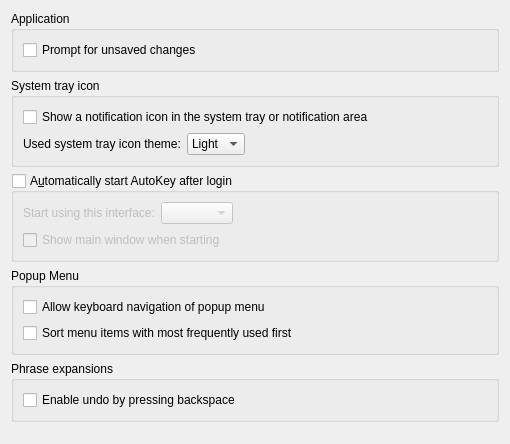
<?xml version="1.0" encoding="UTF-8"?>
<ui version="4.0">
 <class>general_settings</class>
 <widget class="QWidget" name="general_settings">
  <property name="geometry">
   <rect>
    <x>0</x>
    <y>0</y>
    <width>510</width>
    <height>444</height>
   </rect>
  </property>
  <property name="windowTitle">
   <string>Form</string>
  </property>
  <layout class="QVBoxLayout" name="verticalLayout_4">
   <item>
    <widget class="QGroupBox" name="application_groupbox">
     <property name="title">
      <string>Application</string>
     </property>
     <layout class="QVBoxLayout" name="verticalLayout">
      <item>
       <widget class="QCheckBox" name="prompt_to_save_checkbox">
        <property name="toolTip">
         <string>If checked, ask if changes should be saved or not.
If unchecked, always save changes without asking.</string>
        </property>
        <property name="text">
         <string>Prompt for unsaved changes</string>
        </property>
       </widget>
      </item>
     </layout>
    </widget>
   </item>
   <item>
    <widget class="QGroupBox" name="system_tray_groupbox">
     <property name="title">
      <string>System tray icon</string>
     </property>
     <layout class="QGridLayout" name="gridLayout_2">
      <item row="1" column="2">
       <spacer name="system_tray_horizontal_spacer">
        <property name="orientation">
         <enum>Qt::Horizontal</enum>
        </property>
        <property name="sizeHint" stdset="0">
         <size>
          <width>40</width>
          <height>20</height>
         </size>
        </property>
       </spacer>
      </item>
      <item row="1" column="1">
       <widget class="QComboBox" name="system_tray_icon_theme_combobox">
        <property name="toolTip">
         <string>Choose between a light and a dark icon theme.</string>
        </property>
        <item>
         <property name="text">
          <string>Light</string>
         </property>
         <property name="icon">
          <iconset theme="autokey-status"/>
         </property>
        </item>
        <item>
         <property name="text">
          <string>Dark</string>
         </property>
         <property name="icon">
          <iconset theme="autokey-status-dark"/>
         </property>
        </item>
       </widget>
      </item>
      <item row="1" column="0">
       <widget class="QLabel" name="system_tray_icon_theme_label">
        <property name="text">
         <string>Used system tray icon theme:</string>
        </property>
       </widget>
      </item>
      <item row="0" column="0" colspan="3">
       <widget class="QCheckBox" name="show_tray_checkbox">
        <property name="toolTip">
         <string>Enabling this places an icon in the desktop system tray or notification area.
The icon can be used to show the main window.
It also provides access to scripts and phrases marked for display in the tray icon context menu.</string>
        </property>
        <property name="text">
         <string>Show a notification icon in the system tray or notification area</string>
        </property>
       </widget>
      </item>
     </layout>
    </widget>
   </item>
   <item>
    <widget class="QGroupBox" name="autostart_groupbox">
     <property name="toolTip">
      <string>Enable to automatically start AutoKey after logging in.</string>
     </property>
     <property name="whatsThis">
      <string>&lt;html&gt;&lt;head/&gt;&lt;body&gt;&lt;p&gt;Enabling this option places a &lt;span style=&quot; font-weight:600;&quot;&gt;autokey.desktop&lt;/span&gt; file into the autostart folder inside the user folder. It can be found in  &lt;a href=&quot;file://$XDG_CONFIG_HOME/autostart&quot;&gt;&lt;span style=&quot; text-decoration: underline; color:#2980b9;&quot;&gt;$XDG_CONFIG_HOME/autostart&lt;/span&gt;&lt;/a&gt;. &lt;/p&gt;&lt;/body&gt;&lt;/html&gt;</string>
     </property>
     <property name="title">
      <string>A&amp;utomatically start AutoKey after login</string>
     </property>
     <property name="checkable">
      <bool>true</bool>
     </property>
     <property name="checked">
      <bool>false</bool>
     </property>
     <layout class="QGridLayout" name="gridLayout">
      <item row="0" column="2">
       <spacer name="horizontal_spacer">
        <property name="orientation">
         <enum>Qt::Horizontal</enum>
        </property>
        <property name="sizeHint" stdset="0">
         <size>
          <width>40</width>
          <height>20</height>
         </size>
        </property>
       </spacer>
      </item>
      <item row="1" column="0" colspan="3">
       <widget class="QCheckBox" name="autostart_show_main_window_checkbox">
        <property name="toolTip">
         <string>If checked, start in the foreground by showing the main window.
If unchecked, start in the background.</string>
        </property>
        <property name="text">
         <string>Show main window when starting</string>
        </property>
       </widget>
      </item>
      <item row="0" column="0">
       <widget class="QLabel" name="autostart_interface_choice_label">
        <property name="text">
         <string>Start using this interface:</string>
        </property>
       </widget>
      </item>
      <item row="0" column="1">
       <widget class="QComboBox" name="autostart_interface_choice_combobox">
        <property name="toolTip">
         <string>Choose which GUI should be starting. Only available if both the Qt and GTK+ GUIs are installed.</string>
        </property>
       </widget>
      </item>
     </layout>
    </widget>
   </item>
   <item>
    <widget class="QGroupBox" name="popup_menu_groupbox">
     <property name="title">
      <string>Popup Menu</string>
     </property>
     <layout class="QVBoxLayout" name="verticalLayout_2">
      <item>
       <widget class="QCheckBox" name="allow_kb_nav_checkbox">
        <property name="enabled">
         <bool>true</bool>
        </property>
        <property name="text">
         <string>Allow keyboard navigation of popup menu</string>
        </property>
       </widget>
      </item>
      <item>
       <widget class="QCheckBox" name="sort_by_usage_checkbox">
        <property name="text">
         <string>Sort menu items with most frequently used first</string>
        </property>
       </widget>
      </item>
     </layout>
    </widget>
   </item>
   <item>
    <widget class="QGroupBox" name="phrase_expansion_groupbox">
     <property name="title">
      <string>Phrase expansions</string>
     </property>
     <layout class="QVBoxLayout" name="verticalLayout_3">
      <item>
       <widget class="QCheckBox" name="enable_undo_checkbox">
        <property name="toolTip">
         <string>Enable undoing Phrase expansions using the backspace key.</string>
        </property>
        <property name="text">
         <string>Enable undo by pressing backspace</string>
        </property>
       </widget>
      </item>
     </layout>
    </widget>
   </item>
   <item>
    <spacer name="verticalSpacer">
     <property name="orientation">
      <enum>Qt::Vertical</enum>
     </property>
     <property name="sizeHint" stdset="0">
      <size>
       <width>20</width>
       <height>40</height>
      </size>
     </property>
    </spacer>
   </item>
  </layout>
 </widget>
 <resources/>
 <connections/>
</ui>
